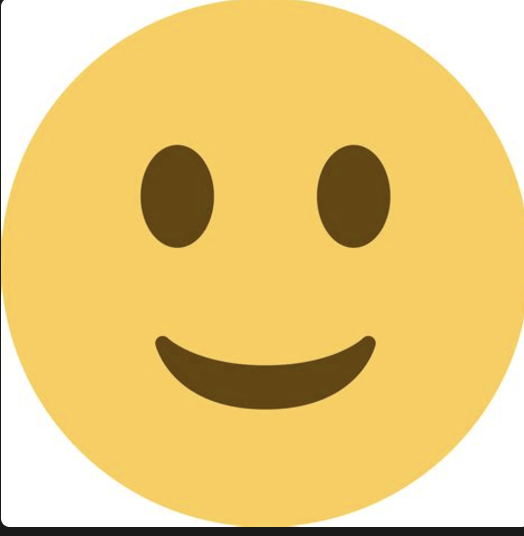
#> input picture smiley2.png, 524 x 536 px
$ jupyter execute --allow-errors ched.ipynb
#> lines starting #> are read from the running program, lines starting #| are printed output that depends on the picture
### app/discrete_exterior_calculus/DECMesh.py
import os
import numpy as np
import matplotlib.pyplot as plt
import matplotlib.tri as mtri
from enum import Enum
import json
import scipy.sparse as sps
import scipy.sparse.linalg as spsla
import trimesh
import jax.numpy as jnp


class GridPattern(Enum):
    HEX = 1
    RECT = -1


def edge(a, b):
    return (min(a, b), max(a, b))


class Mesh:
    # [346 lines left out: functions __init__, recompute, generate_default_mesh, compute_edges, compute_edge_map, compute_tri_map and 11 more, not called in this run]

    @classmethod
    def from_obj(cls, filename, lazy=False):
        """
        Loads a mesh from an .obj file.
        """

        import trimesh
        import numpy as np

        # Load your mesh
        mesh = trimesh.load(filename)

        # Set a precision for rounding to identify duplicates (adjust decimals as needed)
        precision = 4

        # Round vertex coordinates to specified precision
        rounded_vertices = mesh.vertices.round(precision)

        # Find unique vertices and get indices for reindexing faces
        unique_vertices, inverse_indices = np.unique(
            rounded_vertices, axis=0, return_inverse=True
        )

        # Check if any vertices were removed
        if len(unique_vertices) != len(mesh.vertices):
            # Reassign vertices and faces only if duplicates were found
            mesh.vertices = unique_vertices
            mesh.faces = inverse_indices[mesh.faces]

            # Update faces by removing duplicates
            mesh.update_faces(mesh.unique_faces())

            # Remove unreferenced vertices
            mesh.remove_unreferenced_vertices()

        # Prepare vertices array with 3 coordinates
        vertices = np.array(mesh.vertices)
        if (
            vertices.shape[1] == 2
        ):  # if it's a 2D mesh, add an extra coordinate between x and z
            vertices = np.column_stack(
                (vertices[:, 0], np.zeros(vertices.shape[0]), vertices[:, 1])
            )

        return cls(vertices=vertices, faces=np.array(mesh.faces), lazy=lazy)

### app/discrete_exterior_calculus/ched.ipynb
[cell 1]
import matplotlib.pyplot as plt
import networkx as nx
import numpy as np

graph = nx.Graph()

graph.add_node("A")
graph.add_node("B")
graph.add_node("C")
graph.add_node("D")

# SCENARIO 1
graph.add_edge("A", "B", weight=20)
graph.add_edge("A", "C", weight=5)
graph.add_edge("B", "C", weight=3)
graph.add_edge("B", "D", weight=1)
graph.add_edge("C", "D", weight=1)

# draw the graph with edge weights show
pos = {
    "A": np.array([-1, 0.5]),
    "B": np.array([0, 0]),
    "C": np.array([0, 1.0]),
    "D": np.array([1, 0.5]),
}
#

# # SCENARIO 2
# graph.add_edge("A", "B", weight=5)
# graph.add_edge("A", "C", weight=5)
# graph.add_edge("B", "C", weight=5)
# graph.add_edge("B", "D", weight=1)
# graph.add_edge("C", "D", weight=1.4)

# # draw the graph with edge weights show
# pos = {
#     "A": np.array([-1, 0.5]),
#     "B": np.array([0, 0]),
#     "C": np.array([0, 1.0]),
#     "D": np.array([1, 0]),
# }
##

nx.draw(
    graph,
    pos,
    with_labels=True,
    node_size=700,
    node_color="lightblue",
    font_size=20,
    font_weight="bold",
)
edge_labels = nx.get_edge_attributes(graph, "weight")


nx.draw_networkx_edge_labels(graph, pos, edge_labels=edge_labels)
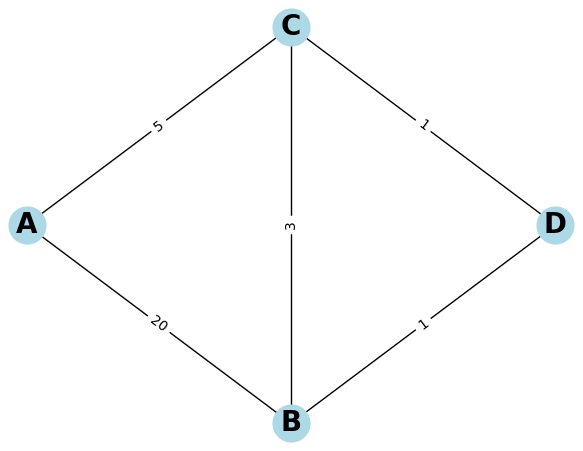
#> figure drawn by matplotlib, 1 panel

[cell 2]
# for each edge, get the nodes that are lie on 2-hop paths from the source to the target


def edge(a, b):
    return (a, b) if a < b else (b, a)


opposing_nodes_dict = {}

for edg_ in graph.edges():
    start, end = tuple(np.array(edge(*edg_)))

    source_neighbors = list(graph.neighbors(start))
    target_neighbors = list(graph.neighbors(end))
    intersection = list(set(target_neighbors).intersection(set(source_neighbors)))
    opposing_nodes_dict[edg_] = intersection

print(opposing_nodes_dict)

[cell 3]
tris = {}


def add_triangle_with_opposing_sidelengths(faces: tuple, edgelengths: tuple):
    SORT = np.argsort(faces)
    faces = tuple(np.array(faces)[SORT])
    edgelengths = tuple(np.array(edgelengths)[SORT])
    tris[faces] = edgelengths


def remove_triangle(faces: tuple):
    faces = tuple(np.sort(faces))
    del tris[faces]


def get_triangle_with_opposite_sidelengths(faces: tuple):
    SORT = np.argsort(faces)
    UNSORT = np.argsort(SORT)
    faces = np.array(faces)[SORT]
    lengths = tris.get(tuple(faces))
    return np.array(lengths)[UNSORT]


def triangle_exists(faces: tuple):
    faces = tuple(np.sort(faces))
    return tris.get(faces) is not None

[cell 4]
import numpy as np


# get all triangles in the graph


original_faces = [tuple(np.array(["A", "B", "C"])), tuple(np.array(["B", "C", "D"]))]

tris = {}
for face in original_faces:
    lengths = []
    for i, j in [(1, 2), (0, 2), (0, 1)]:
        a, b = edge(face[i], face[j])
        lengths.append(graph.get_edge_data(a, b)["weight"])

    add_triangle_with_opposing_sidelengths(face, tuple(lengths))


def should_subdivide(l1, l2, l3):
    longest = max(l1, l2, l3)
    shortest = min(l1, l2, l3)
    medium = l1 + l2 + l3 - longest - shortest

    is_triangle = longest < (medium + shortest)

    return not is_triangle or (longest * 0.5 >= shortest)


triangles_to_visit = list(tris.keys())

i = 0
while triangles_to_visit:
    if i == 1100:
        break
    faces = triangles_to_visit.pop(0)
    if not triangle_exists(faces):
        continue

    edgelengths = np.array(get_triangle_with_opposite_sidelengths(faces))
    faces = np.array(faces)
    SORT = np.argsort(edgelengths)
    faces = faces[SORT]
    edgelengths = edgelengths[SORT]

    medium_node, short_node, corner_node = faces
    short_side, medium_side, long_side = edgelengths

    will_divide = should_subdivide(short_side, medium_side, long_side)
    print("Triangle exists. Will repair:", will_divide)
    print(", ".join(faces))
    print(short_side, medium_side, long_side)
    if will_divide:
        i += 1
        # insert new point
        new_node = f"{medium_node}+{short_node}"
        graph.add_node(new_node)

        corner_nodes_list = [
            x
            for x in opposing_nodes_dict[edge(medium_node, short_node)]
            if x != corner_node
        ]

        if len(corner_nodes_list) == 1:
            other_corner_node = corner_nodes_list[0]
        else:
            other_corner_node = None

        # FIX THE OPPOSING TRIANGLE (if it exists) 🥵 🤮🤮🤮🤮🤮🤮🤮
        if other_corner_node:
            other_tri = (medium_node, short_node, other_corner_node)
            print("FIXING OPPOSING TRIANGLE:", ", ".join(other_tri))
            o_short_side, o_medium_side, o_long_side = (
                get_triangle_with_opposite_sidelengths(other_tri)
            )

            print("lengths:")
            print(o_short_side, o_medium_side, o_long_side)

            assert o_long_side == long_side, f"{o_long_side} != {long_side}"

            cos_other_medium_angle = (
                o_medium_side**2 + long_side**2 - o_short_side**2
            ) / (2 * o_medium_side * long_side)

            other_new_length = np.sqrt(
                (long_side / 2) ** 2
                + o_medium_side**2
                - 2 * (long_side / 2) * o_medium_side * cos_other_medium_angle
            ).round(3)

            # add edge between newpoint and opposite
            graph.add_edge(*edge(new_node, other_corner_node), weight=other_new_length)
            # print("C, CB", opposing_nodes_dict.get(edge("C", "CB")))
            opposing_nodes_dict[edge(new_node, other_corner_node)] = [
                short_node,
                medium_node,
            ]
            opposing_nodes_dict[edge(medium_node, other_corner_node)].remove(short_node)
            opposing_nodes_dict[edge(medium_node, other_corner_node)].append(new_node)
            opposing_nodes_dict[edge(short_node, other_corner_node)].remove(medium_node)
            opposing_nodes_dict[edge(short_node, other_corner_node)].append(new_node)

            remove_triangle(other_tri)

            add_triangle_with_opposing_sidelengths(
                (medium_node, new_node, other_corner_node),
                (other_new_length, o_medium_side, long_side / 2),
            )

            add_triangle_with_opposing_sidelengths(
                (short_node, new_node, other_corner_node),
                (other_new_length, o_short_side, long_side / 2),
            )

            triangles_to_visit.append(
                tuple(np.sort([medium_node, new_node, other_corner_node]))
            )

            triangles_to_visit.append(
                tuple(np.sort([new_node, short_node, other_corner_node]))
            )

        # FIX THE CURRENT TRIANGLE:

        t = 0.5
        pos[new_node] = pos[medium_node] * (1 - t) + pos[short_node] * (t)

        graph.remove_edge(*edge(medium_node, short_node))
        # add edges between newpoint and long[0] and long[1]
        graph.add_edge(*edge(medium_node, new_node), weight=np.round(long_side * t, 4))
        graph.add_edge(*edge(new_node, short_node), weight=np.round(long_side * t, 4))
        opposing_nodes_dict[edge(new_node, medium_node)] = list.copy(
            opposing_nodes_dict[edge(medium_node, short_node)]
        )
        opposing_nodes_dict[edge(new_node, short_node)] = list.copy(
            opposing_nodes_dict[edge(medium_node, short_node)]
        )

        new_length = np.round(0.5 * (short_side + medium_side), 4)

        graph.add_edge(*edge(new_node, corner_node), weight=new_length)
        opposing_nodes_dict[edge(new_node, corner_node)] = [short_node, medium_node]
        opposing_nodes_dict[edge(medium_node, corner_node)].remove(short_node)
        opposing_nodes_dict[edge(medium_node, corner_node)].append(new_node)
        opposing_nodes_dict[edge(short_node, corner_node)].remove(medium_node)
        opposing_nodes_dict[edge(short_node, corner_node)].append(new_node)
        del opposing_nodes_dict[edge(medium_node, short_node)]

        triangles_to_visit.append(tuple(np.sort([new_node, medium_node, corner_node])))

        triangles_to_visit.append(tuple(np.sort([new_node, short_node, corner_node])))

        add_triangle_with_opposing_sidelengths(
            (medium_node, new_node, corner_node),
            (new_length, medium_side, long_side / 2),
        )

        add_triangle_with_opposing_sidelengths(
            (short_node, new_node, corner_node),
            (new_length, short_side, long_side / 2),
        )

        remove_triangle(faces)

    else:
        s = (long_side + medium_side + short_side) / 2
        area = (s * (s - long_side) * (s - medium_side) * (s - short_side)) ** 0.5

# draw the graph with edge weights shown
nx.draw(
    graph,
    pos,
    with_labels=True,
    node_size=70,
    node_color="lightblue",
    font_size=5,
    font_weight="bold",
)
edge_labels = nx.get_edge_attributes(graph, "weight")
# nx.draw_networkx_edge_labels(graph, pos, edge_labels=edge_labels);
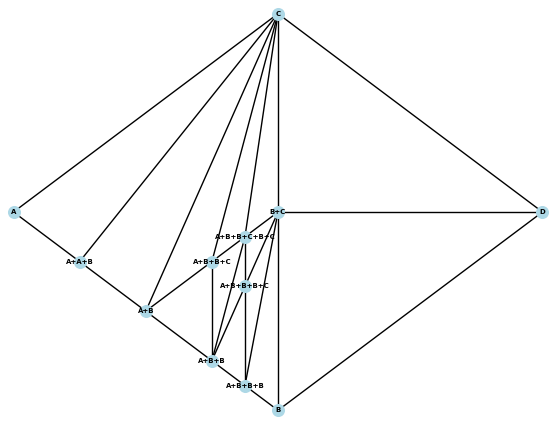
#> figure drawn by matplotlib, 1 panel

[cell 5]
tris

[cell 6]
nx.draw(
    graph,
    pos,
    with_labels=False,
    node_size=0,
    node_color="lightblue",
    font_size=10,
    font_weight="bold",
)
# nx.draw_networkx_edge_labels(graph, pos, edge_labels=edge_labels);
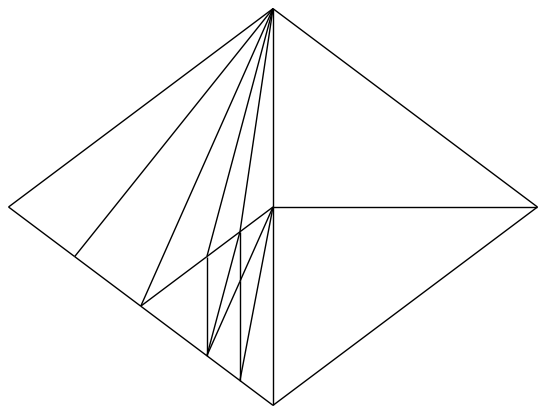
#> figure drawn by matplotlib, 1 panel

[cell 7]
# [24 lines left out: functions hyperbolic_distance, different_distance, not called in this run]

[cell 8]
# load smiley.png with numpy
image = plt.imread("../../smiley2.png")
#> image is the input picture: shape (536, 524, 4) float32; mean R, G, B, A 0.915, 0.795, 0.488, 1
# make grayscale
image = image.mean(axis=2)
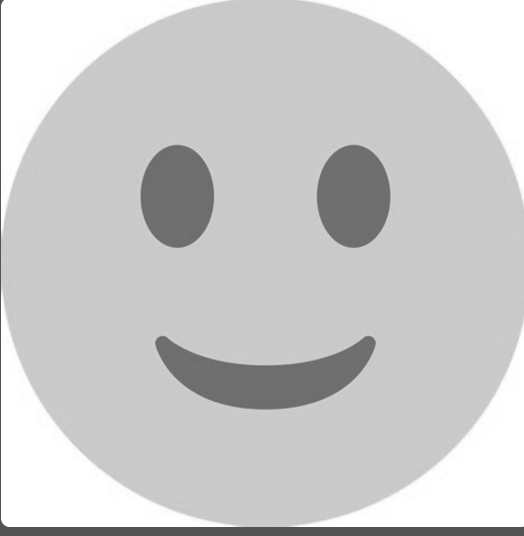
#> image: shape (536, 524) float32; min 0.326, max 1, mean 0.799
# blur image
import scipy.ndimage

image = scipy.ndimage.gaussian_filter(image, 10)
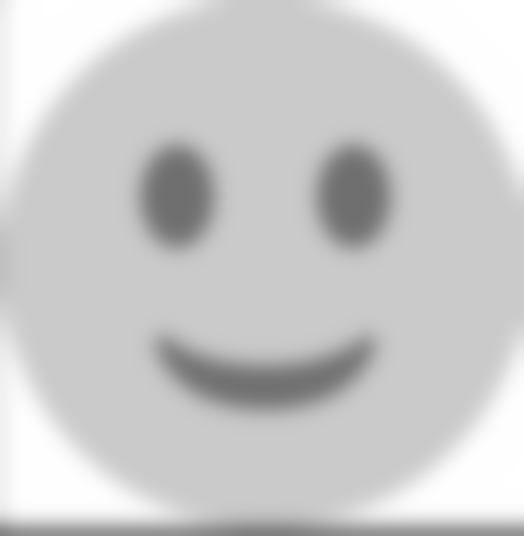
#> image: shape (536, 524) float32; min 0.435, max 1, mean 0.799
width = image.shape[1]
#> width = 524
height = image.shape[0]
#> height = 536

import DECMesh as dm

#> (the rest of this cell did not finish here and is left out)


import matplotlib.tri as mtri

triang = mtri.Triangulation(mesh.vertices[:, 0], mesh.vertices[:, 2], mesh.faces)

# get all barycenters:
barycenters = np.mean(mesh.vertices[:, [0, 2]][triang.triangles], axis=1)
barycenters = mesh.vertices[:, [0, 2]]

# get interpolated color at each vertex
colors = scipy.ndimage.map_coordinates(
    image,
    [
        height - height * (barycenters[:, 1] / 2 + 0.5),
        width * (barycenters[:, 0] / 2 + 0.5),
    ],
    order=1,
    mode="nearest",
)

edge_values = mesh.d0 @ colors

fig, ax = plt.subplots(1, 2, figsize=(10, 5))
ax[0].set_aspect("equal")
ax[1].set_aspect("equal")
ax[1].tripcolor(triang, colors, cmap="gray", shading="gouraud")
# plot mesh
ax[1].triplot(triang, "r-", lw=0.1, alpha=0.5)

ax[0].imshow(image, cmap="gray")
plt.show()

[cell 9]
from typing import Any
import numpy as np
import DECMesh as dm

#> (the rest of this cell did not finish here and is left out)

$ run again, with globe_projection.png copied over smiley2.png
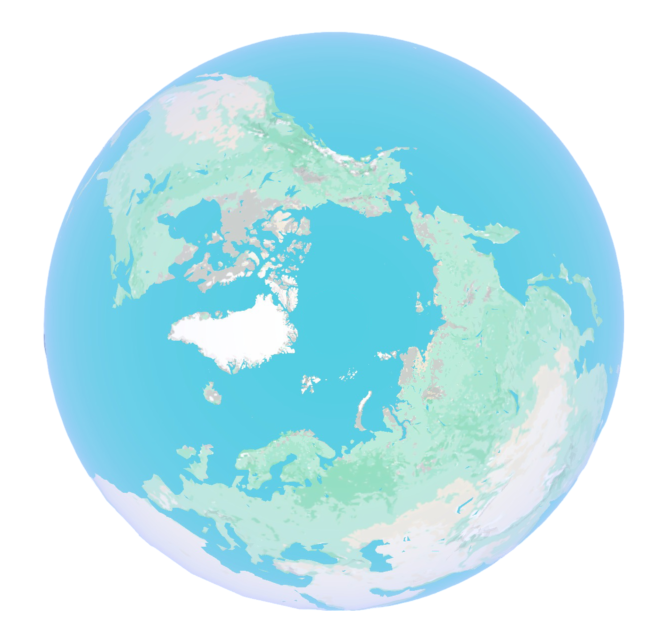
#> input picture globe_projection.png, 1334 x 1282 px (shown at 1/2 size)
#> image is the input picture: shape (1282, 1334, 4) float32; mean R, G, B, A 0.75, 0.906, 0.934, 1
#> `image = image.mean(axis=2)`:
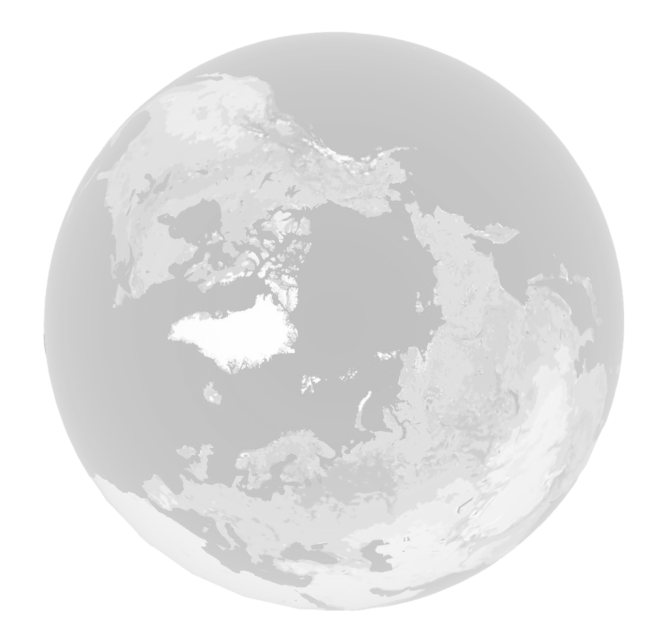
#> image: shape (1282, 1334) float32 (shown at 1/2 size); min 0.741, max 1, mean 0.899
